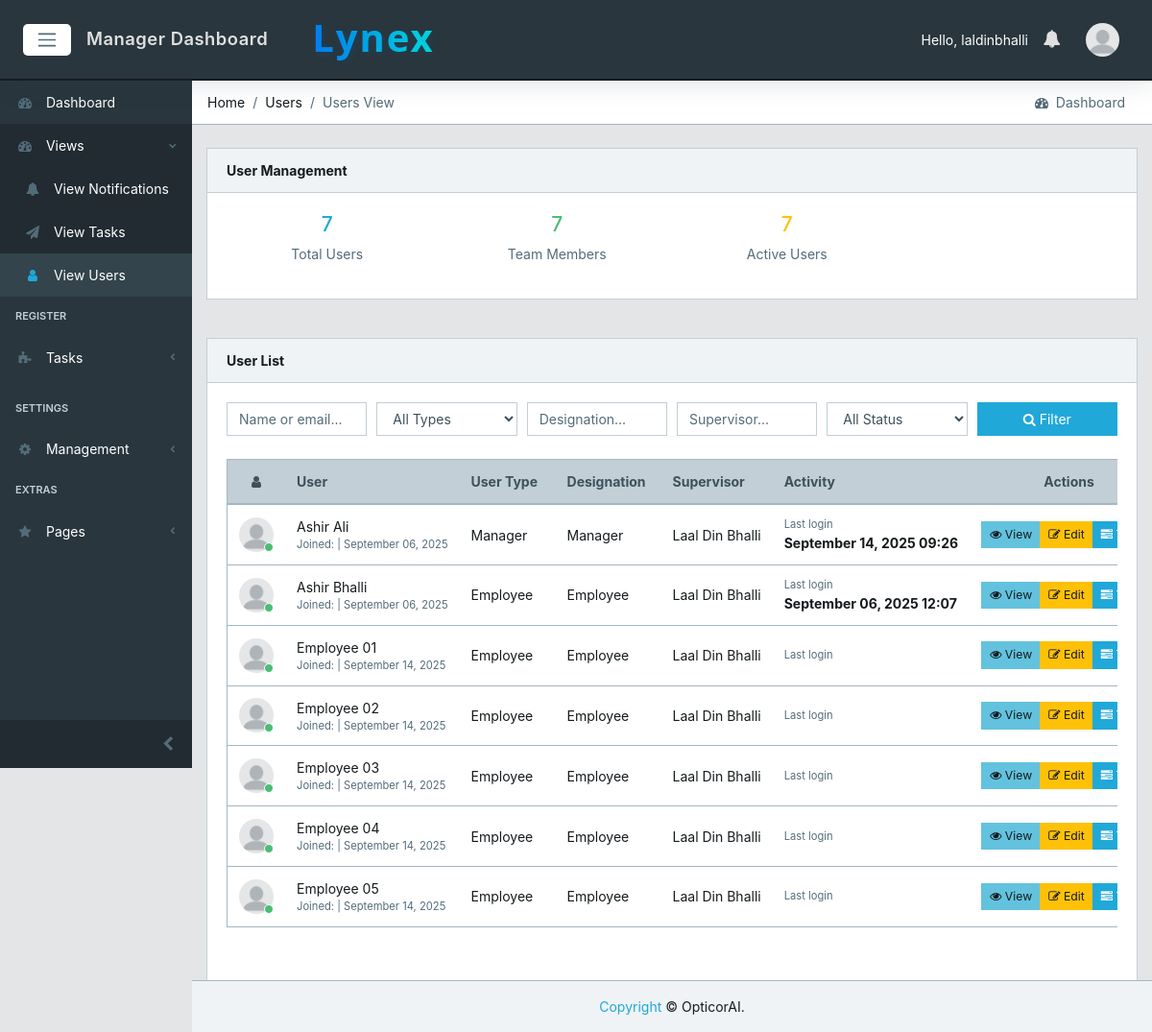
Screenshot of /users/ (signed in) with the database file from the repository.
### core/models.py (models this page shows, shortened)
class CustomUser(AbstractUser):
    email = models.EmailField(unique=True)  # Make email unique for authentication
    user_type = models.CharField(max_length=15, choices=USER_TYPE_CHOICES, db_index=True)
    designation = models.CharField(max_length=100, blank=True, null=True)
    created_by = models.ForeignKey('self', on_delete=models.SET_NULL, null=True, blank=True, related_name='created_users')
    created_date = models.DateField(auto_now_add=True)
    created_time = models.TimeField(auto_now_add=True)
    under_supervision = models.ForeignKey('self', on_delete=models.SET_NULL, null=True, blank=True, related_name='supervised_users')
    avatar = models.ImageField(upload_to='core/avatar', blank=True, null=True)
    @property
    def avatar_url(self):
        try:
            if self.avatar:
                url = getattr(self.avatar, 'url', None)
                if url and ('cloudinary' in url or 'res.cloudinary.com' in url):
                    return url
                avatar_path = getattr(self.avatar, 'path', None)
                if avatar_path and os.path.isfile(avatar_path) and url:
                    return url
        except Exception:
            pass
        return static('core/img/avatar/blank_profile.png')

### core/views.py (the view, shortened to what this page needs)
# urls.py: path('users/', views.UsersView.as_view(), name='users'),
class UsersView(LoginRequiredMixin, View):
    def get(self, request):
        user = request.user
        if user.user_type == 'admin':
            users = CustomUser.objects.select_related('under_supervision').exclude(id=user.id)
        elif user.user_type == 'manager':
            users = CustomUser.objects.select_related('under_supervision').filter(under_supervision=user)
        else:
            messages.error(request, 'You do not have permission to view users.')
            return redirect('core:dashboard')
        search_query = request.GET.get('search', '')
        user_type_filter = request.GET.get('user_type', '')
        designation_filter = request.GET.get('designation', '')
        supervisor_filter = request.GET.get('supervisor', '')
        active_filter = request.GET.get('active', '')
        users = users.annotate(full_name=Concat('first_name', V(' '), 'last_name'))
        if user_type_filter:
            users = users.filter(user_type=user_type_filter)
        if designation_filter:
            users = users.filter(designation__icontains=designation_filter)
        if supervisor_filter:
            users = users.filter(
                Q(under_supervision__first_name__icontains=supervisor_filter) |
                Q(under_supervision__last_name__icontains=supervisor_filter)
            )
        if active_filter == 'active':
            users = users.filter(is_active=True)
        elif active_filter == 'inactive':
            users = users.filter(is_active=False)
        paginator = Paginator(users, 10)
        page_number = request.GET.get('page')
        page_obj = paginator.get_page(page_number)
        context = {
            'users': page_obj,
            'total_users': users.count(),
            'search_query': search_query,
            'user_type_filter': user_type_filter,
            'designation_filter': designation_filter,
            'supervisor_filter': supervisor_filter,
            'active_filter': active_filter,
        }
        return render(request, 'core/users.html', context)

### core/templates/core/users.html (shortened to what this page needs)
{% extends 'core/base.html' %}
{% load static %}
{% block breadcrumb %}
        <li class="breadcrumb-item">Home</li>
        <li class="breadcrumb-item">Users</li>
        <li class="breadcrumb-item active">Users View</li>
{% endblock breadcrumb%}
{% block content %}
<div class="container">
    <div class="animated fade-in">
        <div class="row">
            <div class="col-12 mb-3">
                <div class="card">
                    <div class="card-header">
                        <div class="d-md-flex justify-content-between align-items-center">
                            <strong>User Management</strong>
                        </div>
                    </div>
                    <div class="card-body">
                        <div class="row text-center">
                            <div class="col-md-3">
                                <h4 class="text-primary">{{ total_users }}</h4>
                                <p class="text-muted">Total Users</p>
                            </div>
                            {% if user.user_type == 'manager' %}
                            <div class="col-md-3">
                                <h4 class="text-success">{{ users|length }}</h4>
                                <p class="text-muted">Team Members</p>
                            </div>
                            {% endif %}
                            <div class="col-md-3">
                                <h4 class="text-warning">{{ users|length }}</h4>
                                <p class="text-muted">Active Users</p>
                            </div>
                        </div>
                    </div>
                </div>
            </div>
        </div>
        <div class="row">
            <div class="col-12 mb-3">
                <div class="card">
                    <div class="card-header">
                        <strong>User List</strong>
                    </div>
                    <div class="card-body">
                        <form method="get" class="form-row align-items-end mb-3">
                            <div class="col-md-2 mb-2">
                                <input type="text" name="search" class="form-control" placeholder="Name or email..." value="{{ search_query }}">
                            </div>
                            <div class="col-md-2 mb-2">
                                <select name="user_type" class="form-control">
                                    <option value="">All Types</option>
                                </select>
                            </div>
                            <div class="col-md-2 mb-2">
                                <input type="text" name="designation" class="form-control" placeholder="Designation..." value="{{ designation_filter }}">
                            </div>
                            <div class="col-md-2 mb-2">
                                <input type="text" name="supervisor" class="form-control" placeholder="Supervisor..." value="{{ supervisor_filter }}">
                            </div>
                            <div class="col-md-2 mb-2">
                                <select name="active" class="form-control">
                                    <option value="">All Status</option>
                                </select>
                            </div>
                            <div class="col-md-2 mb-2">
                                <button type="submit" class="btn btn-primary w-100"><i class="fa fa-search"></i> Filter</button>
                            </div>
                        </form>
                        <div class="table-responsive table-responsive-sm">
                            <table class="table table-responsive-sm table-hover table-outline mb-5" id="usersTable">
                                <thead class="thead-light">
                                <tr>
                                    <th class="text-center text-nowrap" style="min-width:60px;"><i class="fa fa-user"></i></th>
                                    <th class="text-nowrap" style="min-width:120px;">User</th>
                                    <th class="text-nowrap d-none d-sm-table-cell" style="min-width:100px;">User Type</th>
                                    <th class="text-nowrap d-none d-md-table-cell" style="min-width:110px;">Designation</th>
                                    <th class="text-nowrap d-none d-md-table-cell" style="min-width:110px;">Supervisor</th>
                                    <th class="text-nowrap d-none d-lg-table-cell" style="min-width:120px;">Activity</th>
                                    <th class="text-center text-nowrap" style="min-width:120px;">Actions</th>
                                </tr>
                            </thead>
                    <tbody>
                        {% for user1 in users %}
                        <tr>
                            <td class="text-center text-nowrap" style="min-width:60px;">
                                <div class="avatar">
                                <img src="{{ user1.avatar_url }}" class="img-avatar" alt="img">
                                <span class="avatar-status badge-success"></span>
                                </div>
                            </td>
                            <td class="text-nowrap" style="min-width:120px;">
                                <div>{{ user1.get_full_name }}</div>
                                <div class="small text-muted">
                                <span>Joined:</span> | {{ user1.date_joined|date:"F d, Y" }}
                                </div>
                            </td>
                            <td class="text-nowrap d-none d-sm-table-cell" style="min-width:100px;">{{ user1.get_user_type_display }}</td>
                            <td class="text-nowrap d-none d-md-table-cell" style="min-width:110px;">{{ user1.designation }}</td>
                            <td class="text-nowrap d-none d-md-table-cell" style="min-width:110px;">{{ user1.under_supervision.get_full_name|default:'-' }}</td>
                            <td class="text-nowrap d-none d-lg-table-cell" style="min-width:120px;">
                                <div class="small text-muted">Last login</div>
                                <strong>{{ user1.last_login|date:"F d, Y H:i" }}</strong>
                            </td>
                            <td class="text-center text-nowrap" style="min-width:120px;">
                                <div class="btn-group" role="group">
                                    <a href="{% url 'core:user' user1.id %}" class="btn btn-sm btn-info">
                                        <i class="fa fa-eye"></i> View
                                    </a>
                                    {% if logged_user.user_type == 'admin' or user1.under_supervision == logged_user %}
                                    <a href="{% url 'core:edit-user-profile' user1.id %}" class="btn btn-sm btn-warning">
                                        <i class="fa fa-edit"></i> Edit
                                    </a>
                                    {% endif %}
                                    {% if logged_user.user_type != 'admin' %}
                                    <a href="{% url 'core:user-tasks' user1.id %}" class="btn btn-sm btn-primary">
                                        <i class="fa fa-tasks"></i> Tasks
                                    </a>
                                    {% endif %}
                                </div>
                            </td>
                        </tr>
                        {% endfor %}
                    </tbody>
                </table>
            </div>
                    </div>
                </div>
            </div>
        </div>
    </div>
</div>
{% endblock %}

### core/templates/core/base.html (shortened to what this page needs)
{% load static %}
<!DOCTYPE html>
<html lang="en">
<head>
  <link href="{% static 'core/css/font-awesome.min.css' %}" rel="stylesheet">
  <link href="{% static 'core/css/simple-line-icons.min.css' %}" rel="stylesheet">
  <link href="{% static 'core/css/estilo.css' %}" rel="stylesheet">
  <link href="{% static 'core/css/style.css' %}" rel="stylesheet">
</head>
{% block body %}
<body class="app header-fixed sidebar-fixed aside-menu-fixed aside-menu-hidden">
  <header class="app-header navbar">
    <button class="navbar-toggler sidebar-toggler d-md-down-none" type="button">
      <span class="navbar-toggler-icon"></span>
    </button>
    <ul class="nav navbar-nav d-md-down-none">
      <li class="nav-item px-3">
        <a class="nav-link" href="{% url 'core:dashboard' %}">
          {% if user.user_type == 'admin' %}Admin Dashboard
          {% elif user.user_type == 'manager' %}Manager Dashboard
          {% else %}Employee Dashboard{% endif %}
        </a>
      </li>
    </ul>
    <div class="brand-gui d-none d-md-inline">
      <a href="{% url 'core:dashboard' %}"><h1 class="company-name">Lynex</h1></a>
    </div>
    <ul class="nav navbar-nav ml-auto">
      {% if user.is_authenticated %}
      <li class="text-white d-none d-md-inline">Hello, {{ user.username }}</li>
      {% else %}
      <li class="text-muted">
        <a href="{% url 'core:login' %}">sign in</a>
      </li>
      {% endif %}
      <li class="nav-item dropdown">
        <a class="nav-link" data-toggle="dropdown" href="#" role="button" aria-haspopup="true" aria-expanded="false">
          <i class="fa fa-bell"></i>
        </a>
      </li>
      <li class="nav-item dropdown">
        <a class="nav-link" data-toggle="dropdown" href="#" role="button" aria-haspopup="true" aria-expanded="false">
          {% if user.is_authenticated and logged_user %}
            <img src="{{ logged_user.avatar_url }}" class="img-avatar" alt="img">
          {% else %}
            <img src="{% static 'core/img/avatar/blank_profile.png' %}" class="img-avatar" alt="img">
          {% endif %}
        </a>
      </li>
    </ul>
  </header>
  <div class="app-body">
    <div class="sidebar">
      <nav class="sidebar-nav">
        <ul class="nav">
          <li class="nav-item">
            <a class="nav-link" href="{% url 'core:dashboard' %}"><i class="fa fa-tachometer"></i> Dashboard</a>
          </li>
          <li class="nav-item nav-dropdown">
            <a class="nav-link nav-dropdown-toggle" href="#"><i class="fa fa-tachometer"></i> Views</a>
            <ul class="nav-dropdown-items">
              <li class="nav-item">
                <a class="nav-link" href="{% url 'core:notifications-list' %}">
                  <i class="fa fa-bell ml-2"></i> View Notifications
                </a>
              </li>
              {% if user.user_type != 'admin' %}
              <li class="nav-item">
                <a class="nav-link" href="{% url 'core:projects'%}"><i class="fa fa-paper-plane ml-2"></i> View Tasks </a>
              </li>
              {% endif %}
              {% if user.user_type != 'employee' %}
              <li class="nav-item">
                <a class="nav-link" href="{% url 'core:users'%}"><i class="fa fa-user ml-2"></i> View Users</a>
              </li>
              {% endif %}
            </ul>
          </li>
          <li class="nav-title">
            Register
          </li>
          {% if user.user_type != 'admin' %}
          <li class="nav-item nav-dropdown">
            <a class="nav-link nav-dropdown-toggle" href="#"><i class="fa fa-puzzle-piece"></i> Tasks</a>
          </li>
          {% endif %}
          {% if user.user_type == 'manager' %}
          <li class="divider"></li>
          <li class="nav-title">
            Settings
          </li>
          <li class="nav-item nav-dropdown">
            <a class="nav-link nav-dropdown-toggle" href="#"><i class="fa fa-cog"></i> Management</a>
          </li>
          {% endif %}
          <li class="nav-title">
            Extras
          </li>
          <li class="nav-item nav-dropdown">
            <a class="nav-link nav-dropdown-toggle" href="#"><i class="fa fa-star"></i> Pages</a>
          </li>
        </ul>
      </nav>
      <button class="sidebar-minimizer brand-minimizer" type="button"></button>
    </div>
    <main class="main">
      <ol class="breadcrumb">
        {% block breadcrumb %}{% endblock breadcrumb%}
        <li class="breadcrumb-menu d-md-down-none">
          <div class="btn-group" role="group" aria-label="Button group">
            <a class="btn" href="./"><i class="fa fa-tachometer"></i> &nbsp;Dashboard</a>
          </div>
        </li>
      </ol>
{% block content %}
{% endblock %}
    </main>
  </div>
  <footer class="app-footer text-center justify-content-center fixed-bottom py-2 py-lg-3">
    <span><a href="#">Copyright</a> © OpticorAI.</span>
  </footer>
</body>
{% endblock body %}
</html>

### rows the page displays
CustomUser: username "laldinbhalli"
CustomUser: get_full_name "Ashir Ali", date_joined "September 06, 2025", user_type "Manager", designation "Manager", under_supervision.get_full_name "Laal Din Bhalli", last_login "September 14, 2025 09:26", shows "Edit"
CustomUser: get_full_name "Ashir Bhalli", date_joined "September 06, 2025", user_type "Employee", designation "Employee", under_supervision.get_full_name "Laal Din Bhalli", last_login "September 06, 2025 12:07", shows "Edit"
CustomUser: get_full_name "Employee 01", date_joined "September 14, 2025", user_type "Employee", designation "Employee", under_supervision.get_full_name "Laal Din Bhalli", shows "Edit"
CustomUser: get_full_name "Employee 02", date_joined "September 14, 2025", user_type "Employee", designation "Employee", under_supervision.get_full_name "Laal Din Bhalli", shows "Edit"
CustomUser: get_full_name "Employee 03", date_joined "September 14, 2025", user_type "Employee", designation "Employee", under_supervision.get_full_name "Laal Din Bhalli", shows "Edit"
CustomUser: get_full_name "Employee 04", date_joined "September 14, 2025", user_type "Employee", designation "Employee", under_supervision.get_full_name "Laal Din Bhalli", shows "Edit"
CustomUser: get_full_name "Employee 05", date_joined "September 14, 2025", user_type "Employee", designation "Employee", under_supervision.get_full_name "Laal Din Bhalli", shows "Edit"

### other values shown
{{ total_users }} "7"
{{ users|length }} "7"
